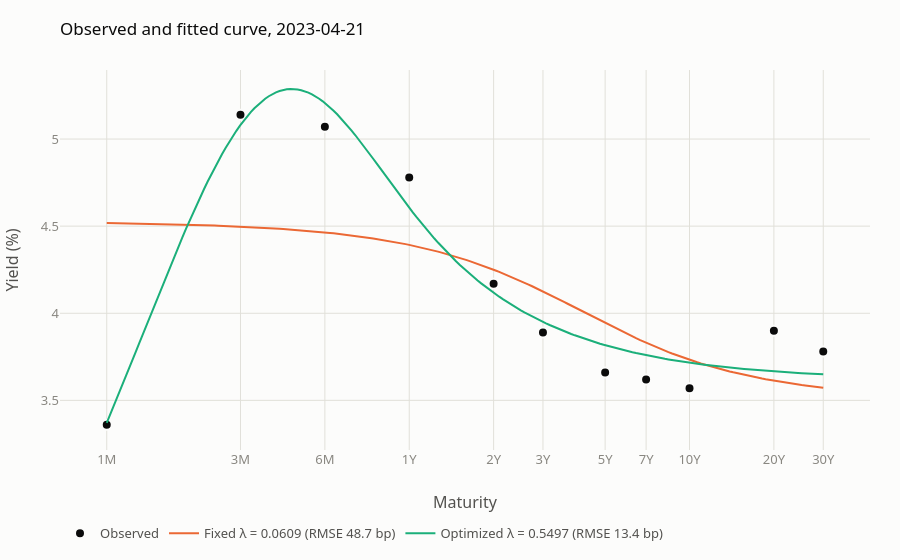

This figure's notebook cell:
### Code cell
show_fit(worst.index[0])

### Figure 1 — Plotly figure (JSON) as saved in the notebook; plotly's stock layout.template omitted (floating-point values rounded to 4 significant figures; data arrays with more than 128 entries replaced by an {"elided": "..."} marker saying what was removed)
{"data": [{"customdata": ["1M", "3M", "6M", "1Y", "2Y", "3Y", "5Y", "7Y", "10Y", "20Y", "30Y"], "hovertemplate": "%{customdata}: %{y:.2f}%", "marker": {"color": "#0b0b0b", "line": {"color": "#fcfcfb", "width": 2}, "size": 10}, "mode": "markers", "name": "Observed", "type": "scatter", "x": [0.08333, 0.25, 0.5, 1.0, 2.0, 3.0, 5.0, 7.0, 10.0, 20.0, 30.0], "y": [3.36, 5.14, 5.07, 4.78, 4.17, 3.89, 3.66, 3.62, 3.57, 3.9, 3.78]}, {"hovertemplate": "%{y:.2f}%", "line": {"width": 2}, "mode": "lines", "name": "Fixed λ = 0.0609 (RMSE 48.7 bp)", "type": "scatter", "x": {"elided": "200 float values"}, "y": {"elided": "200 float values"}}, {"hovertemplate": "%{y:.2f}%", "line": {"width": 2}, "mode": "lines", "name": "Optimized λ = 0.5497 (RMSE 13.4 bp)", "type": "scatter", "x": {"elided": "200 float values"}, "y": {"elided": "200 float values"}}], "layout": {"legend": {"orientation": "h", "x": 0, "y": -0.18, "yanchor": "top"}, "margin": {"b": 110}, "title": {"text": "Observed and fitted curve, 2023-04-21"}, "xaxis": {"ticktext": ["1M", "3M", "6M", "1Y", "2Y", "3Y", "5Y", "7Y", "10Y", "20Y", "30Y"], "tickvals": [0.08333, 0.25, 0.5, 1.0, 2.0, 3.0, 5.0, 7.0, 10.0, 20.0, 30.0], "title": {"text": "Maturity"}, "type": "log"}, "yaxis": {"title": {"text": "Yield (%)"}}}}
